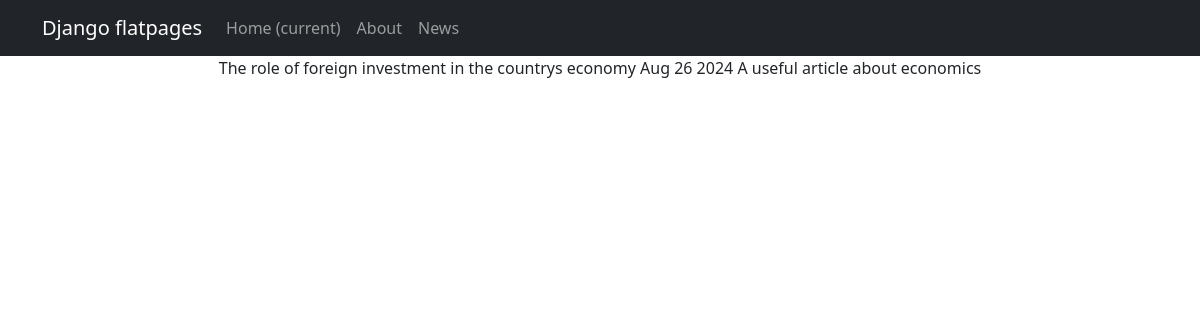
The page /news/2 on the database its author committed.
### news/models.py (models this page shows, shortened)
class Post(models.Model):
    post_author = models.ForeignKey(Author, on_delete=models.CASCADE)
    post_category = models.ManyToManyField(Category, through='PostCategory')
    article = 'A'
    news = 'N'
    POSITIONS = [
        (article, "Статья"),
        (news, "Новость"),
    ]
    category = models.CharField(max_length=1, choices=POSITIONS, default=news)
    time_in = models.DateTimeField(auto_now_add=True)
    heading = models.CharField(max_length=64) #заголовок
    content = models.TextField() # текст статьи/новости
    post_rate = models.IntegerField(default=0)  # рейтинг

### news/views.py (the view)
# urls.py: path('<int:pk>',PostDetail.as_view()),
class PostDetail(DetailView):
    model = Post
    template_name = 'new.html'
    context_object_name = 'new'

### news/templatetags/custom_filters.py (called while the page is built)
@register.filter()
def censor(value):
   if not isinstance(value, str):
        raise ValueError("Значение должно быть строкой")
   for word in BAD_WORDS:
      value = value.replace(word, '*' * len(word))
   return (value)

### templates/new.html (shortened to what this page needs)
{% extends 'flatpages/default.html' %}
{% load custom_filters %}
{% block content %}
      <p>{{ new.heading|censor }}
      {{ new.time_in|date:'M d Y' }}
      {{ new.content|censor }}</p>
{% endblock content %}

### rows shown on the page
Post: heading|censor "The role of foreign investment in the countrys economy", time_in "Aug 26 2024", content|censor "A useful article about economics"
